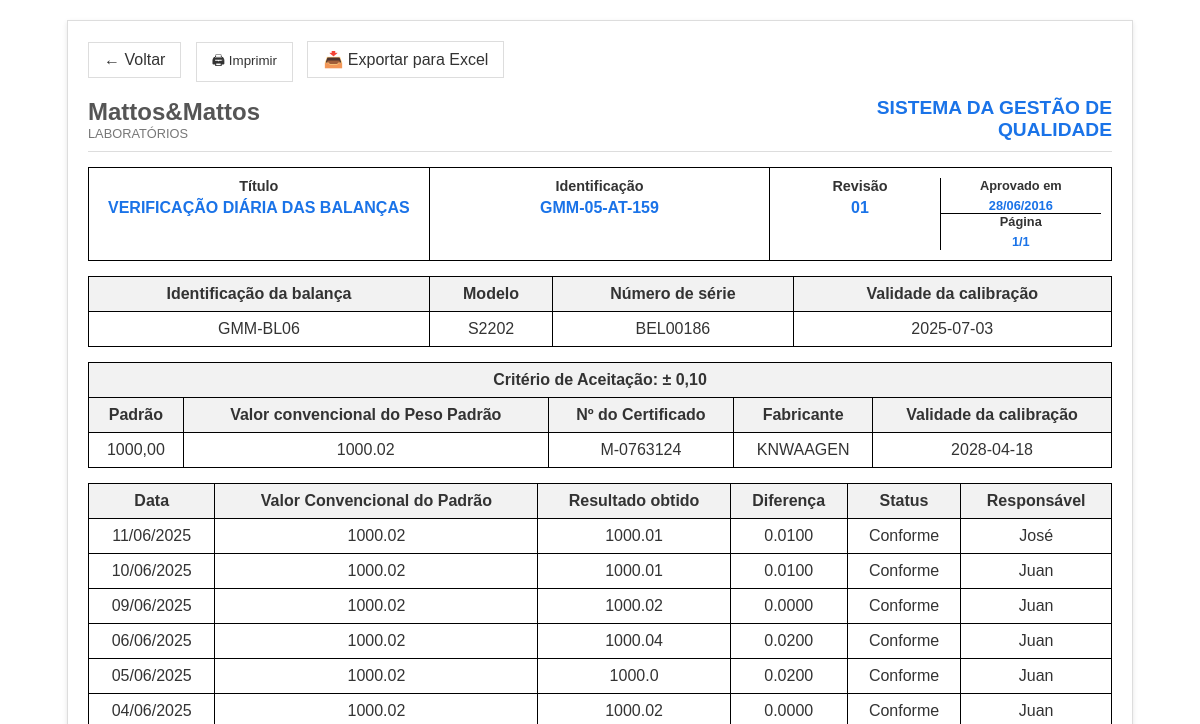
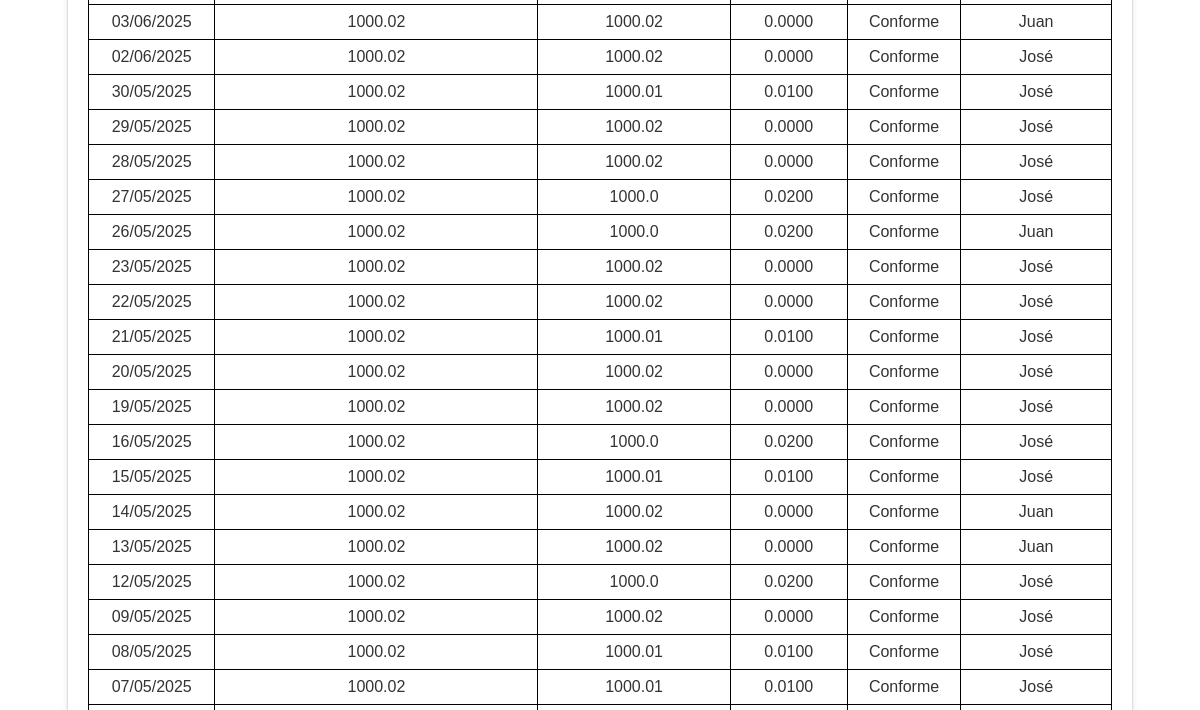
The app's page /historico/1 (upper part), older data (2 pictures, top to bottom).
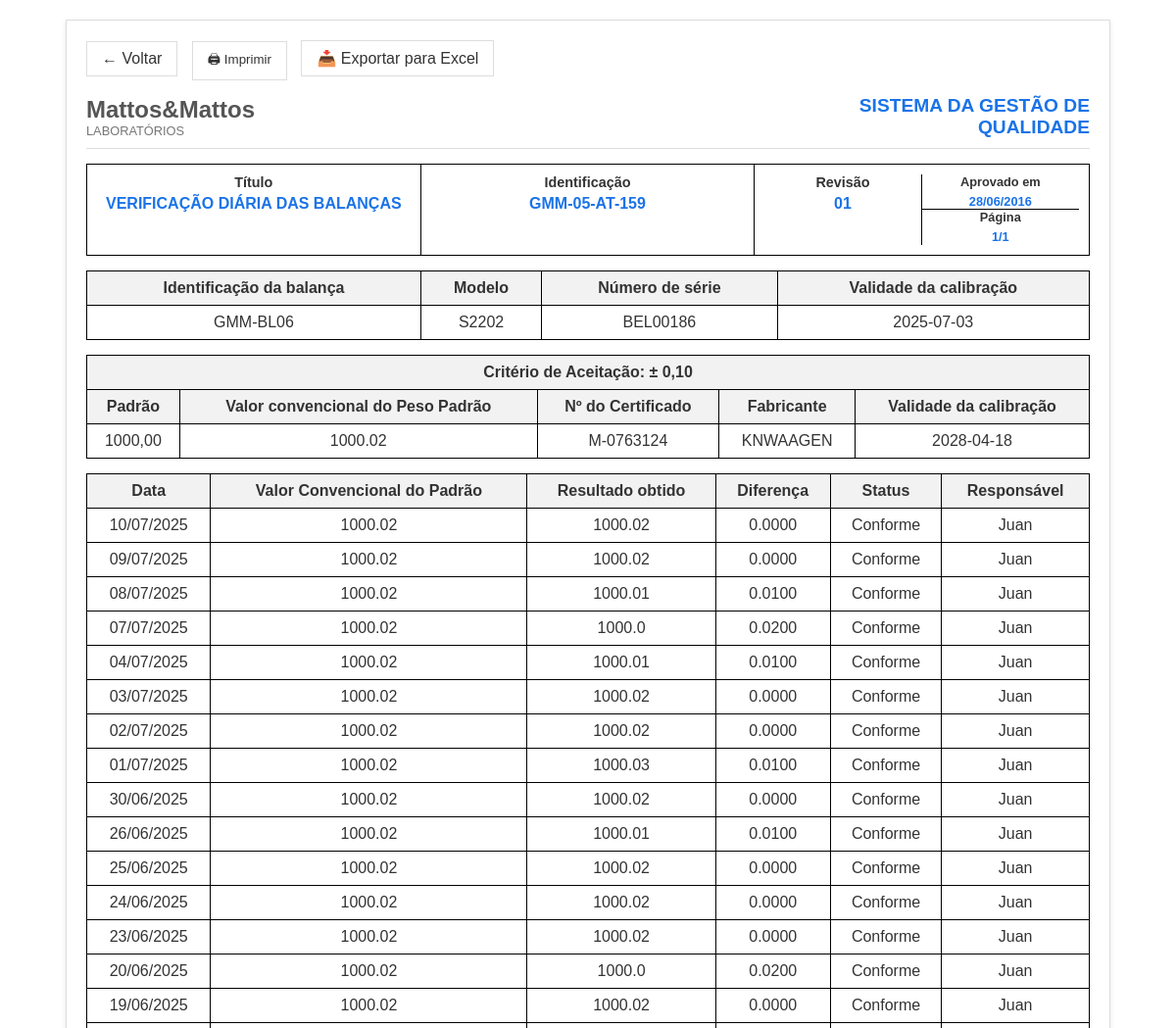
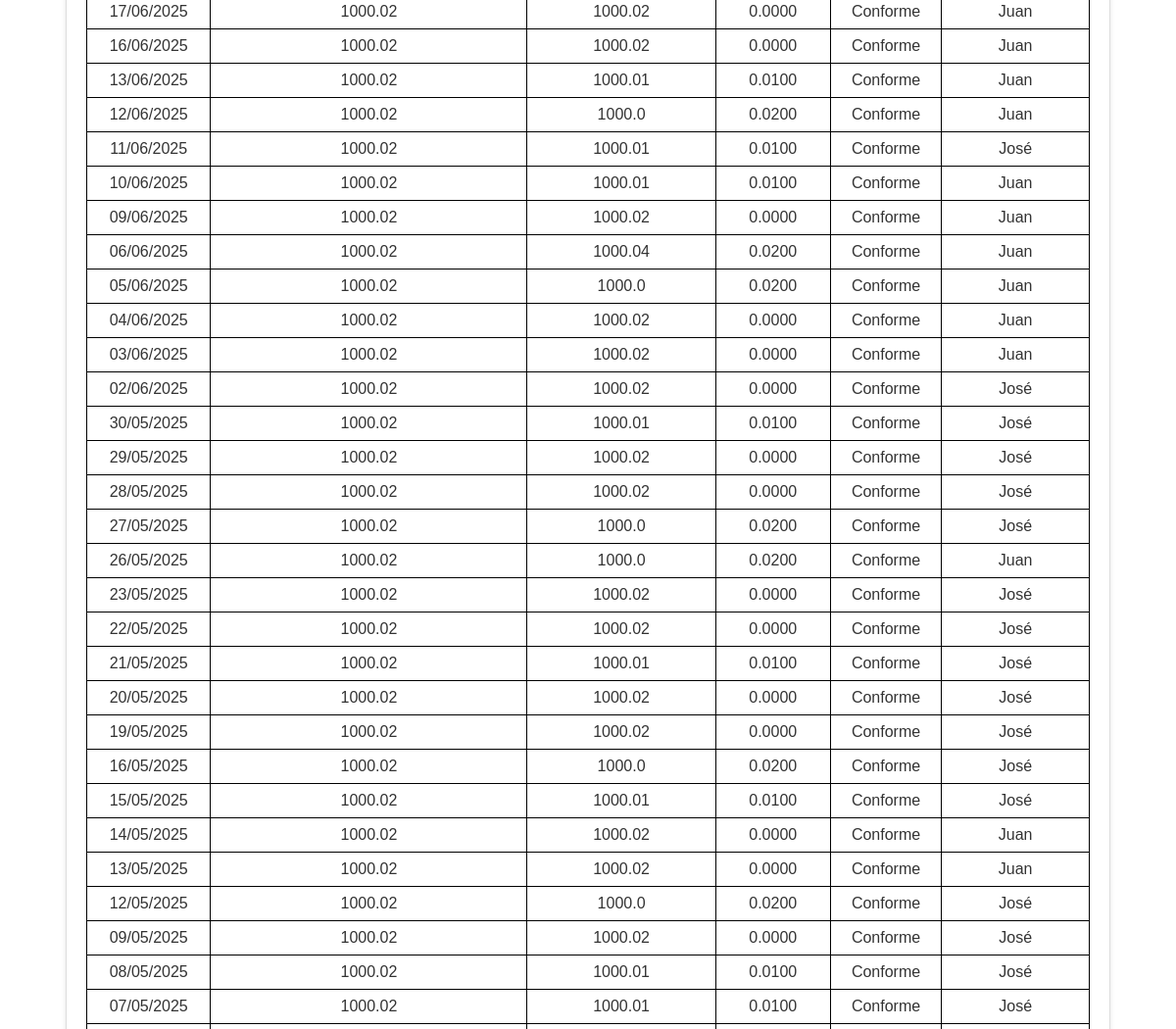
The same page, newer data (2 pictures, top to bottom).
### app/models.py (models this page shows)
class Balanca(db.Model):
    id = db.Column(db.Integer, primary_key=True)
    identificacao = db.Column(db.String(20), nullable=False, unique=True)
    modelo = db.Column(db.String(50), nullable=False)
    numero_serie = db.Column(db.String(50), nullable=False)
    validade_calibracao = db.Column(db.String(10), nullable=False)
    criterio_aceitacao = db.Column(db.String(20), nullable=False)
    padrao = db.Column(db.String(50), nullable=False)
    valor_convencional = db.Column(db.Float, nullable=False)
    numero_certificado = db.Column(db.String(50), nullable=False)
    fabricante = db.Column(db.String(50), nullable=False)
    validade_padrao = db.Column(db.String(10), nullable=False)
    registros = db.relationship('RegistroDiario', backref='balanca', lazy=True)

class RegistroDiario(db.Model):
    id = db.Column(db.Integer, primary_key=True)
    data = db.Column(db.Date, default=datetime.utcnow)
    resultado_obtido = db.Column(db.Float, nullable=False)
    responsavel = db.Column(db.String(100), nullable=False)
    balanca_id = db.Column(db.Integer, db.ForeignKey('balanca.id'), nullable=False)
    @property
    def diferenca(self):
        return round(abs(self.resultado_obtido - self.balanca.valor_convencional), 4)
    @property
    def status(self):
        criterio = float(self.balanca.criterio_aceitacao.replace("±", "").replace(",", "."))
        return "Conforme" if self.diferenca <= criterio else "Não Conforme"

### app/routes.py (the view)
@routes_bp.route("/historico/<int:id>")
def historico(id):
    balanca = Balanca.query.get_or_404(id)
    registros = RegistroDiario.query.filter_by(balanca_id=id).order_by(RegistroDiario.data.desc()).all()
    return render_template("historico.html", balanca=balanca, registros=registros)

### app/templates/historico.html (shortened to what this page needs)
<!DOCTYPE html>
<html lang="pt-br">
<head>
</head>
<body>
    <div class="container">
        <div class="actions">
            <a href="{{ url_for('routes.index') }}" class="back-button">← Voltar</a>
            <button onclick="window.print()" class="print-button">🖨 Imprimir</button>
            <a href="{{ url_for('routes.exportar_excel', id=balanca.id) }}" class="print-button">📥 Exportar para Excel</a>
        </div>
        <div class="logo-header">
            <div class="company-name">
                <h2>Mattos&Mattos</h2>
                <p>LABORATÓRIOS</p>
            </div>
            <div class="system-title">
                <h1>SISTEMA DA GESTÃO DE</h1>
                <h1>QUALIDADE</h1>
            </div>
        </div>
        <div class="title-header">
            <div class="title-section">
                <h3>Título</h3>
                <p class="blue-text">VERIFICAÇÃO DIÁRIA DAS BALANÇAS</p>
            </div>
            <div class="id-section">
                <h3>Identificação</h3>
                <p class="blue-text">GMM-05-AT-159</p>
            </div>
            <div class="revision-section">
                <div>
                    <h3>Revisão</h3>
                    <p class="blue-text">01</p>
                </div>
                <div class="date-section">
                    <div class="approved">
                        <h3 style="font-size: 0.8rem;">Aprovado em</h3>
                        <p class="blue-text" style="font-size: 0.8rem;">28/06/2016</p>
                    </div>
                    <div>
                        <h3 style="font-size: 0.8rem;">Página</h3>
                        <p class="blue-text" style="font-size: 0.8rem;">1/1</p>
                    </div>
                </div>
            </div>
        </div>
        <table>
            <thead>
                <tr>
                    <th>Identificação da balança</th>
                    <th>Modelo</th>
                    <th>Número de série</th>
                    <th>Validade da calibração</th>
                </tr>
            </thead>
            <tbody>
                <tr>
                    <td>{{ balanca.identificacao }}</td>
                    <td>{{ balanca.modelo }}</td>
                    <td>{{ balanca.numero_serie }}</td>
                    <td>{{ balanca.validade_calibracao }}</td>
                </tr>
            </tbody>
        </table>
        <table>
            <thead>
                <tr>
                    <th colspan="5">Critério de Aceitação: ± {{ balanca.criterio_aceitacao }}</th>
                </tr>
                <tr>
                    <th>Padrão</th>
                    <th>Valor convencional do Peso Padrão</th>
                    <th>Nº do Certificado</th>
                    <th>Fabricante</th>
                    <th>Validade da calibração</th>
                </tr>
            </thead>
            <tbody>
                <tr>
                    <td>{{ balanca.padrao }}</td>
                    <td>{{ balanca.valor_convencional }}</td>
                    <td>{{ balanca.numero_certificado }}</td>
                    <td>{{ balanca.fabricante }}</td>
                    <td>{{ balanca.validade_padrao }}</td>
                </tr>
            </tbody>
        </table>
        <table>
            <thead>
                <tr>
                    <th>Data</th>
                    <th>Valor Convencional do Padrão</th>
                    <th>Resultado obtido</th>
                    <th>Diferença</th>
                    <th>Status</th>
                    <th>Responsável</th>
                </tr>
            </thead>
            <tbody>
                {% for r in registros %}
                <tr>
                    <td>{{ r.data.strftime('%d/%m/%Y') }}</td>
                    <td>{{ balanca.valor_convencional }}</td>
                    <td>{{ r.resultado_obtido }}</td>
                    <td>{{ "%.4f"|format(r.diferenca) }}</td>
                    <td>{{ r.status }}</td>
                    <td>{{ r.responsavel }}</td>
                </tr>
                {% else %}
                <tr>
                    <td colspan="7">Nenhum registro encontrado.</td>
                </tr>
                {% endfor %}
            </tbody>
        </table>
    </div>
</body>
</html>

### app/templates/historico.html (style rules this page uses)
body { font-family: Arial, sans-serif; margin: 20px; padding: 0; color: #333; }
.container { max-width: 1024px; margin: 0 auto; padding: 20px; border: 1px solid #ddd; box-shadow: 0 2px 5px rgba(0,0,0,0.1); }
.logo-header { display: flex; justify-content: space-between; align-items: center; margin-bottom: 15px; border-bottom: 1px solid #ddd; padding-bottom: 10px; }
.company-name { text-align: left; }
.company-name h2 { margin: 0; color: #555; font-weight: bold; }
.company-name p { margin: 0; font-size: 0.8rem; color: #777; }
.system-title { text-align: right; color: #1a73e8; font-weight: bold; }
.system-title h1 { margin: 0; font-size: 1.2rem; }
.title-header { display: grid; grid-template-columns: repeat(3, 1fr); border: 1px solid black; margin-bottom: 15px; }
.title-header > div { padding: 10px; text-align: center; }
.title-header h3 { margin: 0; font-size: 0.9rem; }
.title-header p { margin: 5px 0 0; font-weight: bold; }
.title-header .blue-text { color: #1a73e8; }
.title-section { border-right: 1px solid black; }
.id-section { border-right: 1px solid black; }
.revision-section { display: grid; grid-template-columns: 1fr 1fr; }
.revision-section > div:first-child { border-right: 1px solid black; }
.revision-section .date-section { display: grid; grid-template-rows: 1fr 1fr; }
.revision-section .date-section .approved { border-bottom: 1px solid black; }
table { width: 100%; border-collapse: collapse; margin-bottom: 15px; }
th, td { border: 1px solid black; padding: 8px; text-align: center; }
th { background-color: #f2f2f2; }
.print-button, .back-button { background-color: white; border: 1px solid #ddd; padding: 8px 15px; cursor: pointer; display: inline-flex; align-items: center; gap: 5px; text-decoration: none; color: #333; margin-right: 10px; }
.actions { margin-bottom: 15px; }

Row changes from the older to the newer data that the page shows:
added RegistroDiario: data "10/07/2025", {{ balanca.valor_convencional }} "1000.02", resultado_obtido "1000.02", diferenca "0.0000", status "Conforme", responsavel "Juan"
added RegistroDiario: data "09/07/2025", {{ balanca.valor_convencional }} "1000.02", resultado_obtido "1000.02", diferenca "0.0000", status "Conforme", responsavel "Juan"
added RegistroDiario: data "08/07/2025", {{ balanca.valor_convencional }} "1000.02", resultado_obtido "1000.01", diferenca "0.0100", status "Conforme", responsavel "Juan"
added RegistroDiario: data "07/07/2025", {{ balanca.valor_convencional }} "1000.02", resultado_obtido "1000.0", diferenca "0.0200", status "Conforme", responsavel "Juan"
added RegistroDiario: data "04/07/2025", {{ balanca.valor_convencional }} "1000.02", resultado_obtido "1000.01", diferenca "0.0100", status "Conforme", responsavel "Juan"
added RegistroDiario: data "03/07/2025", {{ balanca.valor_convencional }} "1000.02", resultado_obtido "1000.02", diferenca "0.0000", status "Conforme", responsavel "Juan"
added RegistroDiario: data "02/07/2025", {{ balanca.valor_convencional }} "1000.02", resultado_obtido "1000.02", diferenca "0.0000", status "Conforme", responsavel "Juan"
added RegistroDiario: data "01/07/2025", {{ balanca.valor_convencional }} "1000.02", resultado_obtido "1000.03", diferenca "0.0100", status "Conforme", responsavel "Juan"
added RegistroDiario: data "30/06/2025", {{ balanca.valor_convencional }} "1000.02", resultado_obtido "1000.02", diferenca "0.0000", status "Conforme", responsavel "Juan"
added RegistroDiario: data "26/06/2025", {{ balanca.valor_convencional }} "1000.02", resultado_obtido "1000.01", diferenca "0.0100", status "Conforme", responsavel "Juan"
added RegistroDiario: data "25/06/2025", {{ balanca.valor_convencional }} "1000.02", resultado_obtido "1000.02", diferenca "0.0000", status "Conforme", responsavel "Juan"
added RegistroDiario: data "24/06/2025", {{ balanca.valor_convencional }} "1000.02", resultado_obtido "1000.02", diferenca "0.0000", status "Conforme", responsavel "Juan"
added RegistroDiario: data "23/06/2025", {{ balanca.valor_convencional }} "1000.02", resultado_obtido "1000.02", diferenca "0.0000", status "Conforme", responsavel "Juan"
added RegistroDiario: data "20/06/2025", {{ balanca.valor_convencional }} "1000.02", resultado_obtido "1000.0", diferenca "0.0200", status "Conforme", responsavel "Juan"
added RegistroDiario: data "19/06/2025", {{ balanca.valor_convencional }} "1000.02", resultado_obtido "1000.02", diferenca "0.0000", status "Conforme", responsavel "Juan"
added RegistroDiario: data "17/06/2025", {{ balanca.valor_convencional }} "1000.02", resultado_obtido "1000.02", diferenca "0.0000", status "Conforme", responsavel "Juan"
added RegistroDiario: data "16/06/2025", {{ balanca.valor_convencional }} "1000.02", resultado_obtido "1000.02", diferenca "0.0000", status "Conforme", responsavel "Juan"
added RegistroDiario: data "13/06/2025", {{ balanca.valor_convencional }} "1000.02", resultado_obtido "1000.01", diferenca "0.0100", status "Conforme", responsavel "Juan"
added RegistroDiario: data "12/06/2025", {{ balanca.valor_convencional }} "1000.02", resultado_obtido "1000.0", diferenca "0.0200", status "Conforme", responsavel "Juan"
